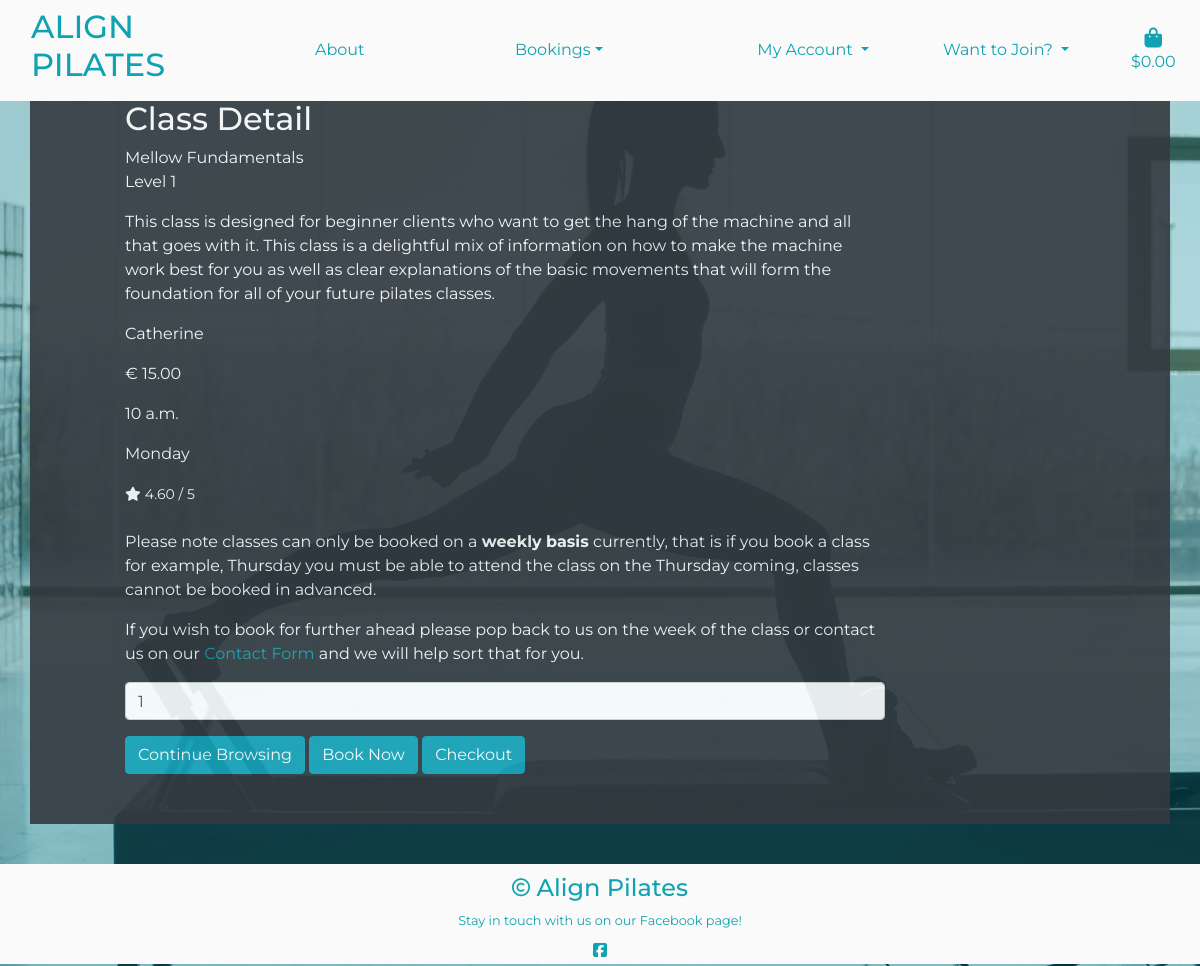
The app's page /classes/1/ with its own data.
### classes/models.py (models this page shows, shortened)
class Class_Type(models.Model):
    name = models.CharField(max_length=254)
    level = models.ForeignKey('Level', null=True, blank=True, on_delete=models.SET_NULL)
    description = models.TextField()
    teacher = models.CharField(max_length=254)
    cost = models.DecimalField(max_digits=4, decimal_places=2)
    time = models.TimeField()
    day = models.CharField(max_length=9)
    rating = models.DecimalField(max_digits=6, decimal_places=2, null=True, blank=True)
    day_number = models.IntegerField(default=1)

class Level(models.Model):
    name = models.CharField(max_length=254)
    friendly_name = models.CharField(max_length=254, null=True, blank=True)
    def __str__(self):
        return self.name

### classes/views.py (the view)
# urls.py: path('<int:class_type_id>/', views.class_info, name='class_type'),
def class_info(request, class_type_id):
    class_type = get_object_or_404(Class_Type, pk=class_type_id)
    context = {
        'class_type': class_type,
    }
    return render(request, 'classes/class_type.html', context )

### basket/contexts.py (called while the page is built, shortened)
def basket_contents(request):
    basket_items = []
    grand_total = 0
    class_count = 0
    cost = 15
    basket = request.session.get('basket', {})
    context = {
        'basket_items': basket_items,
        'grand_total': grand_total,
        'class_count': class_count,
    }
    return context

### classes/templates/classes/class_type.html (shortened to what this page needs)
{% extends 'base.html' %}
{% load static %}
{% block content %}
    <div class="container class-info-container">
        <div class="row">
            <div class="col-12 col-md-8 col-lg-8 offset-1">
                <div class="row">
                    <div class="h-100">
                        <h2>Class Detail</h2>
                        <div class="header">{{ class_type.name }}</div>
                        <div class="body">
                            <p class="subtitle">{{ class_type.level }}</p>
                            <p class="text">{{ class_type.description }}</p>
                            <p class="text">{{ class_type.teacher }}</p>
                            <p class="text">€ {{ class_type.cost }}</p>
                            <p class="text">{{ class_type.time }}</p>
                            <p class="text">{{ class_type.day }}</p>
                            {% if class_type.rating %}
                                <small><i class="fas fa-star mr-1"></i>{{ class_type.rating }} / 5</small>
                            {% else %}
                                <small class="text-muted">No Rating</small>
                            {% endif %}
                        </div>
                        <form class="form" action="{% url 'add_to_basket' class_type.id %}" method="POST">
                            <br>
                            <div class="form-row">
                                <div class="col-12">
                                    <p>Please note classes can only be booked on a <strong>weekly basis</strong> currently,
                                    that is if you book a class for example, Thursday you must be able to attend the class on the
                                    Thursday coming, classes cannot be booked in advanced.</p>
                                    <p>If you wish to book for further ahead please pop back to us on the week of the class
                                        or contact us on our <a href="{% url 'contact_form' %}"> Contact Form </a> and we will
                                        help sort that for you.
                                    </p>
                                    <div class="form-group">
                                        <div class="input-group">
                                            <input class="form-control qty-input" type="number"
                                            name="quantity" value="1" max="1" min="1" data-item_id="{{ class_type.id }}"
                                            id="id_date_{{ class_type.id }}">
                                        </div>
                                    </div>
                                </div>
                                <div class="col-12">
                                    <a href="{% url 'classes' %}" class="btn btn-info class-booking-btns">
                                        <span>Continue Browsing</span>
                                    </a>
                                    <input type="submit" class="btn btn-info class-booking-btns" value="Book Now">
                                    <a href="{% url 'view_basket' %}" class="btn btn-info class-booking-btns">
                                        <span>Checkout</span>
                                    </a>
                                </div>
                            </div>
                        </form>
                    </div>
                </div>
            </div>
        </div>
    </div>
{% endblock %}

### static/css/base.css (style rules this page uses)
html { height: 100%; }
body { background: url('/media/pilates-site-header.webp') no-repeat center center fixed; height: calc(100vh - 164px); background-size: cover; color: #fafafa; font-family: 'Montserrat'; min-height: 100vh; display: flex; flex-direction: column; }
.class-info-container { padding-top: 100px; background-color: #343a40; opacity: 0.9; padding-bottom: 40px; margin-bottom: 40px; }
.class-booking-btns { margin-bottom: 10px; }
button, .btn { margin-bottom: 10px; }
a { color: #0FA3B1; }

### records on screen
Class_Type: name "Mellow Fundamentals", level "Level 1", description "This class is designed for beginner clients who want to get the hang of the machine and all that goes with it. This class is a delightful mix of information on how to make the machine work best for you as well as clear explanations of the basic movements that will form the foundation for all of your future pilates classes.", teacher "Catherine", cost "15.00", time "10 a.m.", day "Monday", rating "4.60", quantity "1"
